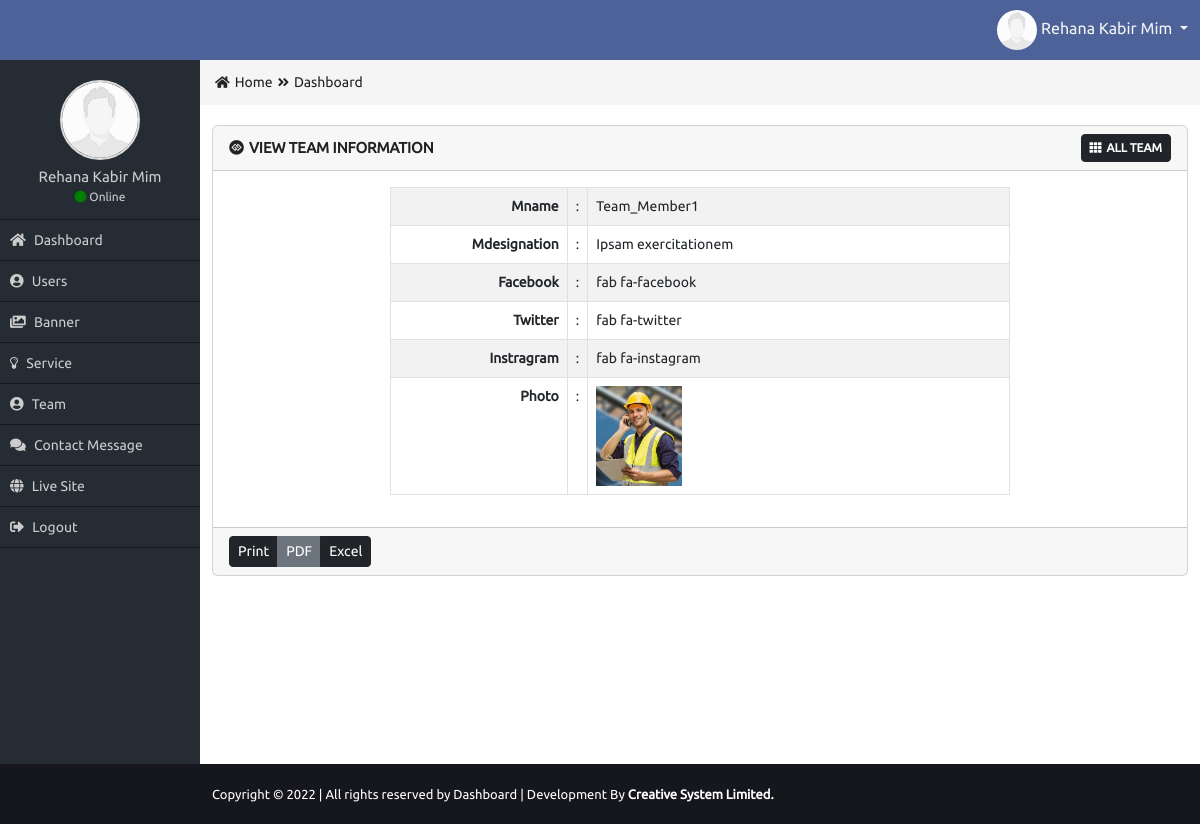
Screenshot of /admin/view-team.php?v=1 (signed in) with the database file from the repository.
### tables this page shows
CREATE TABLE `team` (
  `member_id` int(11) NOT NULL,
  `member_name` varchar(50) NOT NULL,
  `member_designation` varchar(50) NOT NULL,
  `member_facebook` varchar(100) NOT NULL,
  `member_twitter` varchar(100) NOT NULL,
  `member_instragram` varchar(100) NOT NULL,
  `member_photo` varchar(50) NOT NULL
);

### admin/view-team.php (the view, shortened to what this page needs)
<?php
require_once("functions/function.php");
if($_SESSION['role']=='1'){
$id = $_GET['v'];
$sel="SELECT * FROM team  WHERE member_id = $id";
$Q =mysqli_query($con , $sel);
$data=mysqli_fetch_assoc($Q);
?>
                    <div class="row">
                        <div class="col-md-12">
                            <div class="card mb-3">
                              <div class="card-header">
                                <div class="row">
                                    <div class="col-md-8 card_title_part">
                                        <i class="fab fa-gg-circle"></i>View Team Information
                                    </div>
                                    <div class="col-md-4 card_button_part">
                                        <a href="all-team.php" class="btn btn-sm btn-dark"><i class="fas fa-th"></i>All Team</a>
                                    </div>
                                </div>
                              </div>
                              <div class="card-body">
                                <div class="row">
                                    <div class="col-md-2"></div>
                                    <div class="col-md-8">
                                        <table class="table table-bordered table-striped table-hover custom_view_table">
                                          <tr>
                                            <td>Mname</td>
                                            <td>:</td>
                                            <td><?= $data['member_name']?></td>
                                          </tr>
                                          <tr>
                                            <td>Mdesignation</td>
                                            <td>:</td>
                                            <td><?= $data['member_designation']?></td>
                                          </tr>
                                          <tr>
                                            <td>Facebook</td>
                                            <td>:</td>
                                            <td><?= $data['member_facebook']?></td>
                                          </tr>
                                          <tr>
                                            <td><table>Twitter</table></td>
                                            <td>:</td>
                                            <td><?= $data['member_twitter']?></td>
                                          </tr>
                                          <tr>
                                            <td>Instragram</td>
                                            <td>:</td>
                                            <td><?= $data['member_instragram']?></td>
                                          </tr>
                                          <tr>
                                            <td>Photo</td>
                                            <td>:</td>
                                            <td>
                                            <?php if($data['member_photo']!=''){?>
                                            <img height="100" class="img200" src="uploads/<?= $data['member_photo']; ?>" alt="team"/>
                                            <?php }  else{ ?>
                                            <img height="100" src="images/avatar.jpg" alt="avatar"/>
                                            <?php } ?>
                                            </td>
                                          </tr>
                                        </table>
                                    </div>
                                    <div class="col-md-2"></div>
                                </div>
                              </div>
                              <div class="card-footer">
                                <div class="btn-group" role="group" aria-label="Button group">
                                  <button type="button" class="btn btn-sm btn-dark">Print</button>
                                  <button type="button" class="btn btn-sm btn-secondary">PDF</button>
                                  <button type="button" class="btn btn-sm btn-dark">Excel</button>
                                </div>
                              </div>
<?php
}else{
  header('Location:index.php');
}
?>

### admin/css/style.css (style rules this page uses)
* { margin: 0px; padding: 0px; outline: 0px; }
img { border: 0px; }
a { text-decoration: none; }
body { font-family: 'Ubuntu', sans-serif; overflow-x: hidden; }
.card_title_part { color: #222222; font-size: 15px; text-transform: uppercase; font-weight: bold; margin-top: 3px; }
.card_title_part i { margin-right: 5px; }
.card_button_part { text-align: right; }
.card_button_part a { font-size: 12px; text-transform: uppercase; font-weight: bold; }
.card_button_part a i { margin-right: 5px; }
.custom_view_table { font-size: 14px; }
.custom_view_table tr td:first-child { width: 29%; font-weight: bold; text-align: right; }
.custom_view_table tr td:last-child { width: 70%; font-weight: 400; text-align: left; }
.img200 { max-width: 300px; max-height: 200px; }

### rows the page displays
team: member_name "Team_Member1", member_designation "Ipsam exercitationem", member_facebook "fab fa-facebook", member_twitter "fab fa-twitter", member_instragram "fab fa-instagram", member_photo (picture)

### other values shown
$_SESSION['name'] "Rehana Kabir Mim"
